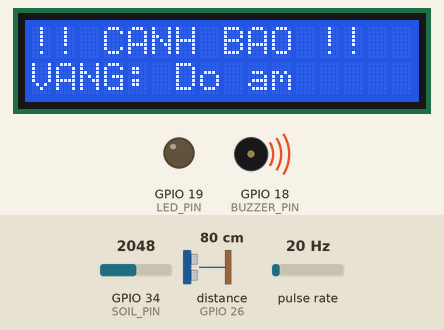
Recording of a sketch running on a simulated ESP32. Shown: 16×2 character LCD, output pins drawn as LEDs (lit = HIGH), buzzer (waves = sounding, pin HIGH). Wiring (inferred from the names in the program): ultrasonic range finder: trigger GPIO 25; echo GPIO 26; pulse sensor: data GPIO 27. Dashed ring = blinking. The inputs (shaded band) are chosen by the test bench; at power-on: pulse rate 20 Hz, GPIO 34 (SOIL_PIN) = 2048, distance to the obstacle (sensor on GPIO 26) 80 cm. The echo pulse lasts 58.3 µs per cm; WiFi joins after 1.5 s; servers stay silent unless stated; uploads are accepted with an empty reply; pins used as bus, display or sensor lines are not drawn; what the sketch prints to the serial monitor is not drawn.

Above: at 4.0 s.
4.1 s: pulse rate (sensor on GPIO 27) set to 150 Hz
At 6.32 s:
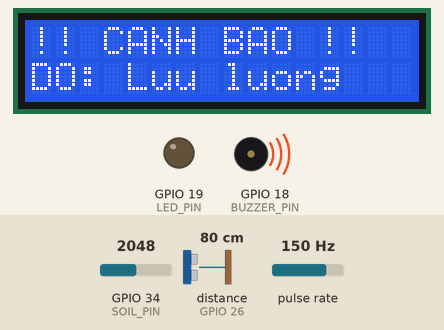
7.5 s: GPIO 34 (SOIL_PIN) set to 1788
At 9.32 s:
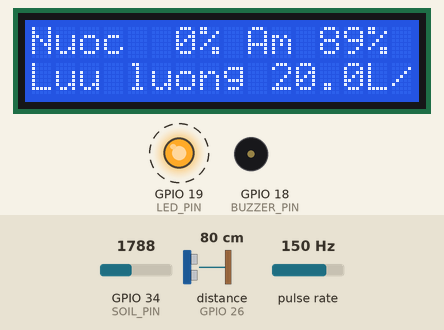
9.9 s: GPIO 34 (SOIL_PIN) set to 1693
At 12.32 s:
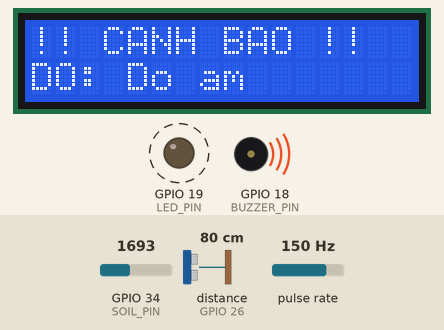
12.5 s: pulse rate (sensor on GPIO 27) set to 4 Hz
At 14.32 s:
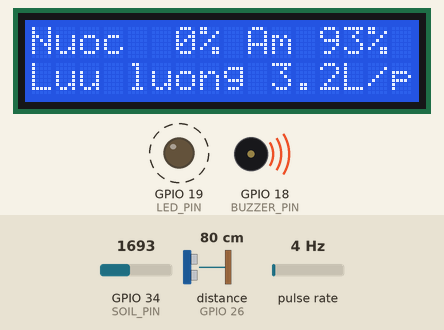
15.5 s: GPIO 34 (SOIL_PIN) set to 2866
At 16.7 s:
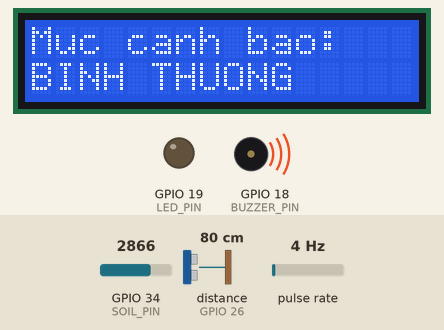
19.6 s: pulse rate (sensor on GPIO 27) set to 72 Hz
At 21.2 s:
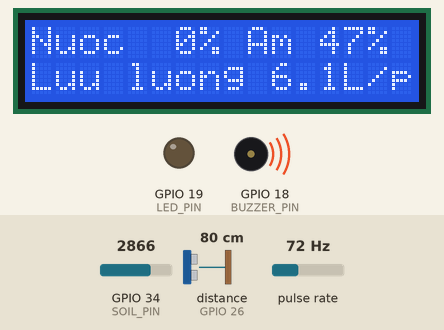
22.9 s: pulse rate (sensor on GPIO 27) set to 77 Hz
Timing chart, 0 to 27.5 s (numbered marks = the images above; inputs shaded):
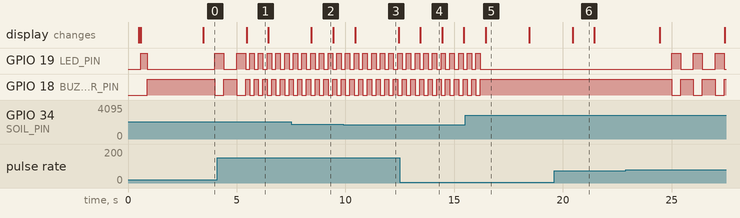

Measured:
- the behaviour switches between 1760 and 1759 on GPIO 34 (SOIL_PIN) (found by bisection; images 2 and 3)
- after the input at 4.1 s, the display: changes after 1.3 s (image 1)
- after the input at 7.5 s, the display: changes after 0.93 s (image 2)
- after the input at 9.9 s, the display: changes after 0.54 s (image 3)
- after the input at 12.5 s, the display: changes after 0.95 s (image 4)
- after the input at 15.5 s, GPIO 19 (LED_PIN): goes on until 16.2 s, then stays LOW; GPIO 18 (BUZZER_PIN): goes on until 16.2 s, then stays HIGH; the display: changes after 0.95 s (image 5)
- after the input at 19.6 s, the display: changes after 0.85 s (image 6)
- after the input at 22.9 s, GPIO 19 (LED_PIN): alternates HIGH for 0.41 s and LOW for 0.59 s, starting after 2.1 s; GPIO 18 (BUZZER_PIN): alternates HIGH for 0.59 s and LOW for 0.41 s, starting after 2.1 s

The sketch:

firmware.ino
```cpp
/*
  ESP32: Trạm đo lũ - HC-SR04 (mực nước) + YF-S201 (lưu lượng) + độ ẩm đất (LM393)
         + LCD 1602 I2C hiển thị + đèn LED và còi báo động

  - Đo mỗi giây, in 1 dòng ra Serial Monitor (115200 baud) và hiển thị lên LCD
  - Mực nước: D lọc trung bình động N mẫu, H_nuoc = H_tram - D_loc
  - Cảnh báo mực nước: H_nuoc >= 4 cm -> VÀNG, H_nuoc >= 8 cm -> ĐỎ
  - Cảnh báo độ ẩm đất và lưu lượng theo ngưỡng trong config.h
  - Mức cảnh báo chung = mức cao nhất trong 3 cảm biến
  - Đèn LED và còi: VÀNG nháy chậm + bíp ngắn, ĐỎ nháy nhanh
  - Gửi HTTP POST JSON về web server khi đổi mức cảnh báo và định kỳ 5 giây/lần

  Mở file này trong Arduino IDE. Thư mục chứa nó phải tên là "firmware"
  (trùng tên file firmware.ino). Code web server/giao diện nằm riêng ở ../web.

  Cấu trúc file (Arduino IDE tự mở thành các tab, nạp từ tab này là nạp hết):
    config.h        - chân GPIO, WiFi/server, mọi hằng số
    measurement.h   - enum Level, struct Measurement
    water_level.*   - HC-SR04, bộ lọc trung bình động, mực nước, mức cảnh báo
    flow.*          - YF-S201, ngắt đếm xung, lưu lượng
    soil.*          - độ ẩm đất
    uplink.*        - WiFi + HTTP POST JSON lên server
    display.*       - in Serial + hiển thị LCD 1602 I2C
    alarm.*         - cảnh báo 3 cảm biến + đèn LED + còi báo động

  Đấu nối:
  - HC-SR04  : VCC -> VIN(5V), GND -> GND, TRIG -> GPIO 25, ECHO -> chia áp 1k/2k -> GPIO 26
  - YF-S201  : đỏ -> VIN(5V), đen -> GND, vàng -> chia áp 1k/2k -> GPIO 27
  - Độ ẩm đất: VCC -> 3V3, GND -> GND, AO -> GPIO 34
  - LCD 1602 I2C: VCC -> VIN(5V), GND -> GND, SDA -> GPIO 21, SCL -> GPIO 22
  - Module LED: VCC -> 5V, GND -> GND, IN -> GPIO 19
  - Module còi : VCC -> 3V3, GND -> GND, I/O -> GPIO 18
*/

#include "config.h"
#include "measurement.h"
#include "water_level.h"
#include "flow.h"
#include "soil.h"
#include "uplink.h"
#include "display.h"
#include "alarm.h"

// Chỉ loop() dùng các biến này
unsigned long lastTime     = 0;
unsigned long lastReport   = 0;
bool          reportedOnce = false;

// ===================== SETUP =====================
void setup() {
  Serial.begin(115200);
  delay(500);

  displayInit();        // khởi tạo LCD 1602 I2C
  alarmInit();          // khởi tạo đèn + còi (tự bíp thử 0,3 giây)
  waterLevelInit();
  flowInit();
  uplinkInit();

  lastTime = millis();
  Serial.println("San sang: HC-SR04 + YF-S201 + do am dat");
}

// ===================== LOOP =====================
void loop() {
  unsigned long now = millis();
  uplinkMaintain(now);
  alarmUpdate(now);           // SỬA: chỉ truyền now, phải đặt trước dòng return bên dưới

  unsigned long elapsed = now - lastTime;
  if (elapsed < INTERVAL_MS) return;
  lastTime = now;

  Measurement m;
  flowUpdate(elapsed, m);     // 1) lưu lượng
  waterLevelUpdate(m);        // 2) khoảng cách -> D_loc -> H_nuoc -> mức cảnh báo nước
  soilUpdate(m);              // 3) độ ẩm đất
  alarmEvaluate(m);           // 4) tính mức cảnh báo của cả 3 cảm biến + kích đèn/còi
  m.level = (Level)alarmMucTong(); // gộp mức cảnh báo chung (cao nhất trong 3 cảm biến)
  printStatus(m);             // 5) in Serial + cập nhật LCD

  if (!m.filterReady && alarmMucTong() == 0) return; // chưa đủ N mẫu và chưa có cảnh báo: chưa gửi

  // 6) Gửi ngay khi đổi mức cảnh báo chung (mực nước, độ ẩm, lưu lượng; kể cả hạ mức)
  if (m.level != waterLevelCurrent()) {
    Serial.printf("Doi muc canh bao: %s -> %s (%s)\n",
                  levelLabel(waterLevelCurrent()), levelLabel(m.level), alarmNguon());
    waterLevelCommit(m.level);
    sendToServer("alert", m);
  }

  // 7) Báo cáo định kỳ (lần đầu ngay khi bộ lọc đầy)
  if (!reportedOnce || millis() - lastReport >= REPORT_INTERVAL_MS) {
    reportedOnce = true;
    sendToServer("report", m);
    lastReport   = millis();
  }
}
```

alarm.cpp
```cpp
#include <Arduino.h>
#include "config.h"
#include "alarm.h"

static volatile int sNuoc = 0, sAm = 0, sLL = 0;   // mức từng cảm biến: 0 = BINH THUONG, 1 = VANG, 2 = DO

static void ledWrite(bool on) {
  digitalWrite(LED_PIN, on ? HIGH : LOW);
}

static void buzzerWrite(bool on) {
  bool mucCao = BUZZER_ACTIVE_LOW ? !on : on;
  digitalWrite(BUZZER_PIN, mucCao ? HIGH : LOW);
}

static int phanMuc(float v, float nguongVang, float nguongDo) {
  if (v >= nguongDo)   return 2;
  if (v >= nguongVang) return 1;
  return 0;
}

// Task chạy nền trên ESP32 để đèn + còi luôn nháy/kêu đều kể cả khi WiFi/HTTP đang bận
static void alarmTask(void* pvParameters) {
  for (;;) {
    alarmUpdate(millis());
    vTaskDelay(pdMS_TO_TICKS(20));
  }
}

void alarmInit() {
  pinMode(LED_PIN, OUTPUT);
  pinMode(BUZZER_PIN, OUTPUT);
  ledWrite(false);
  buzzerWrite(false);

  // Tự kiểm tra lúc khởi động: đèn sáng và còi bíp 0,3 giây
  ledWrite(true);
  buzzerWrite(true);
  delay(300);
  ledWrite(false);
  buzzerWrite(false);

  xTaskCreate(alarmTask, "alarmTask", 2048, NULL, 1, NULL);
}

// Tính mức cảnh báo của từng cảm biến, gọi mỗi lần đo xong
void alarmEvaluate(const Measurement& m) {
  // Mực nước: nếu bộ lọc đã đủ mẫu thì dùng m.level (có trễ), nếu mới đo thì so ngưỡng trực tiếp
  if (m.filterReady) {
    sNuoc = (m.level == RED) ? 2 : ((m.level == YELLOW) ? 1 : 0);
  } else {
    sNuoc = (m.dLoc > 0) ? phanMuc(m.hNuoc, YELLOW_CM, RED_CM) : 0;
  }
  sAm = phanMuc(m.soilPercent, SOIL_VANG_PCT, SOIL_DO_PCT);
  sLL = phanMuc(m.flowRate,    FLOW_VANG_LPM, FLOW_DO_LPM);

  alarmUpdate(millis());   // cập nhật đèn + còi ngay lập tức
}

int alarmMucNuoc()     { return sNuoc; }
int alarmMucDoAm()     { return sAm; }
int alarmMucLuuLuong() { return sLL; }

// Mức chung = mức cao nhất trong 3 cảm biến
int alarmMucTong() {
  int t = sNuoc;
  if (sAm > t) t = sAm;
  if (sLL > t) t = sLL;
  return t;
}

const char* alarmNhanMuc(int muc) {
  return muc == 2 ? "DO" : (muc == 1 ? "VANG" : "BINH THUONG");
}

// Cảm biến gây ra mức cảnh báo cao nhất (ưu tiên: nước, độ ẩm, lưu lượng)
const char* alarmNguon() {
  int t = alarmMucTong();
  if (t == 0)     return "";
  if (sNuoc == t) return "Nuoc";
  if (sAm == t)   return "Do am";
  return "Luu luong";
}

// BINH THUONG: tắt hết
// VANG: đèn nháy + còi kêu ngắt quãng mỗi 1 giây (sáng/kêu 0,4 giây)
// DO:   đèn và còi nháy/kêu dồn dập (chu kỳ 0,4 giây)
void alarmUpdate(unsigned long now) {
  int muc = alarmMucTong();
  bool led = false, buz = false;

  if (muc == 2) {
    bool phase = (now % 400) < 200;
    led = phase;
    buz = phase;
  } else if (muc == 1) {
    bool phase = (now % 1000) < 400;
    led = phase;
    buz = phase;
  }

  ledWrite(led);
  buzzerWrite(buz);
}
```

alarm.h
```cpp
#ifndef ALARM_H
#define ALARM_H

#include "measurement.h"

void alarmInit();                              // gọi 1 lần trong setup()
void alarmEvaluate(const Measurement& m);      // tính mức từng cảm biến, gọi mỗi lần đo
void alarmUpdate(unsigned long now);           // điều khiển đèn + còi, gọi liên tục trong loop()

// Mức: 0 = BINH THUONG, 1 = VANG, 2 = DO
int         alarmMucNuoc();
int         alarmMucDoAm();
int         alarmMucLuuLuong();
int         alarmMucTong();                    // mức cao nhất trong 3 cảm biến
const char* alarmNhanMuc(int muc);             // "BINH THUONG" / "VANG" / "DO"
const char* alarmNguon();                      // cảm biến gây cảnh báo cao nhất: "Nuoc" / "Do am" / "Luu luong"

#endif
```

display.cpp
```cpp
#include <Arduino.h>
#include <Wire.h>
#include <LiquidCrystal_I2C.h>
#include "config.h"
#include "measurement.h"
#include "display.h"
#include "water_level.h"   // levelLabel()
#include "uplink.h"        // uplinkIsConnected()
#include "alarm.h"         // alarmMucTong(), alarmNhanMuc(), alarmNguon()

static LiquidCrystal_I2C lcd(LCD_ADDR, 16, 2);

// Khởi tạo LCD, gọi 1 lần trong setup()
void displayInit() {
  Wire.begin(LCD_SDA, LCD_SCL);
  lcd.init();
  lcd.backlight();
  lcd.clear();
  lcd.setCursor(0, 0);
  lcd.print("Khoi dong...");
}

// Luân phiên mỗi 3 giây:
//   Trang 1: Nuoc (mực nước %), Am (độ ẩm đất %), Luu luong (L/phút)
//   Trang 2: mức cảnh báo chung (cao nhất trong 3 cảm biến) và cảm biến gây ra
static void lcdShow(const Measurement& m) {
  // Mực nước theo % ngưỡng ĐỎ (100% = chạm ngưỡng ĐỎ), độ ẩm đất theo %
  float nuocPct = constrain(m.hNuoc / RED_CM * 100.0f, 0.0f, 100.0f);
  float amPct   = constrain(m.soilPercent, 0.0f, 100.0f);

  char l1[17], l2[17], tmp[24];
  bool trangCanhBao = ((millis() / 3000) % 2) == 1;   // đổi trang mỗi 3 giây

  if (!trangCanhBao) {
    // Trang 1: mực nước, độ ẩm, lưu lượng
    snprintf(tmp, sizeof(tmp), "Nuoc%3.0f%% Am%3.0f%%", nuocPct, amPct);
    snprintf(l1, sizeof(l1), "%-16.16s", tmp);
    snprintf(tmp, sizeof(tmp), "Luu luong %.1fL/p", m.flowRate);
    snprintf(l2, sizeof(l2), "%-16.16s", tmp);
  } else {
    // Trang 2: mức cảnh báo chung và cảm biến gây ra
    int tong = alarmMucTong();
    if (tong == 0) {
      snprintf(l1, sizeof(l1), "%-16.16s", "Muc canh bao:");
      snprintf(l2, sizeof(l2), "%-16.16s", m.filterReady ? "BINH THUONG" : "Khoi dong");
    } else {
      snprintf(l1, sizeof(l1), "%-16.16s", "!! CANH BAO !!");
      snprintf(tmp, sizeof(tmp), "%s: %s", alarmNhanMuc(tong), alarmNguon());
      snprintf(l2, sizeof(l2), "%-16.16s", tmp);
    }
  }

  lcd.setCursor(0, 0); lcd.print(l1);
  lcd.setCursor(0, 1); lcd.print(l2);
}

void printStatus(const Measurement& m) {
  Serial.print("D_raw: ");
  if (m.dRaw < 0) Serial.print("--"); else Serial.print(m.dRaw, 1);
  Serial.print(" | D_loc: ");
  if (m.dLoc < 0) Serial.print("--"); else Serial.print(m.dLoc, 1);
  Serial.print(" cm | H_nuoc: ");
  Serial.print(m.hNuoc, 1);
  Serial.print(" cm | Muc: ");
  Serial.print(m.filterReady ? levelLabel(m.level) : "(dang khoi dong)");

  Serial.print(" | Luu luong: ");
  Serial.print(m.flowRate, 2);
  Serial.print(" L/phut (");
  Serial.print(m.totalLitres, 3);
  Serial.print(" L)");

  Serial.print(" | Do am dat: ");
  Serial.print(m.soilPercent, 1);
  Serial.print(" % (ADC ");
  Serial.print(m.soilRaw);
  Serial.print(")");

  Serial.print(" | Canh bao chung: ");
  Serial.print(alarmNhanMuc(alarmMucTong()));
  if (alarmMucTong() > 0) {
    Serial.print(" (");
    Serial.print(alarmNguon());
    Serial.print(")");
  }

  Serial.print(" | WiFi: ");
  Serial.println(uplinkIsConnected() ? "OK" : "--");

  lcdShow(m);   // cập nhật LCD cùng lúc với Serial
}
```

display.h
```cpp
#ifndef DISPLAY_H
#define DISPLAY_H
// ============================================================
//  display.h - In số liệu ra Serial Monitor và hiển thị lên LCD 1602 I2C
// ============================================================
#include "measurement.h"

void displayInit();                       // khởi tạo LCD, gọi 1 lần trong setup()
void printStatus(const Measurement& m);   // in Serial và cập nhật LCD

#endif
```

flow.cpp
```cpp
#include <Arduino.h>
#include "config.h"
#include "flow.h"

// ---------------------- TRẠNG THÁI NỘI BỘ ----------------------
static volatile unsigned long pulseCount = 0;
static portMUX_TYPE mux = portMUX_INITIALIZER_UNLOCKED;
static float totalLitres = 0.0;

// ---------------------- NGẮT ĐẾM XUNG ----------------------
static void IRAM_ATTR onPulse() {
  portENTER_CRITICAL_ISR(&mux);
  pulseCount = pulseCount + 1;   // mỗi cạnh xuống của YF-S201 = 1 xung
  portEXIT_CRITICAL_ISR(&mux);
}

// ---------------------- API ----------------------
void flowInit() {
  pinMode(FLOW_PIN, INPUT_PULLUP);
  attachInterrupt(digitalPinToInterrupt(FLOW_PIN), onPulse, FALLING);
}

// - Đếm số xung trong khoảng elapsed (~1 giây) -> tần số f (Hz)
// - f = 7.5 x Q  =>  Q = f / 7.5  (lít/phút)
// Chia cho elapsed thực tế thay vì giả định đúng 1000 ms, vì pulseIn()
// và HTTP POST có thể làm chu kỳ dài hơn 1 giây một chút.
void flowUpdate(unsigned long elapsedMs, Measurement& m) {
  portENTER_CRITICAL(&mux);
  unsigned long pulses = pulseCount;             // số xung đếm được trong chu kỳ
  pulseCount = 0;
  portEXIT_CRITICAL(&mux);

  float f = pulses * 1000.0 / elapsedMs;         // tần số xung (Hz) = xung / giây
  m.flowRate = f / FLOW_K;                       // Q (L/phút) = f / 7.5

  totalLitres += (m.flowRate / 60.0) * (elapsedMs / 1000.0);   // L/phút -> L/giây x giây
  m.totalLitres = totalLitres;
}
```

flow.h
```cpp
#ifndef FLOW_H
#define FLOW_H
// ============================================================
//  flow.h - YF-S201: đếm xung bằng ngắt, tính lưu lượng Q = f / 7.5
// ============================================================
#include "measurement.h"

void flowInit();                                          // cấu hình chân + gắn ngắt
void flowUpdate(unsigned long elapsedMs, Measurement& m); // tính f, Q và tổng lít cho chu kỳ vừa qua

#endif
```

measurement.h
```cpp
#ifndef MEASUREMENT_H
#define MEASUREMENT_H
// ============================================================
//  measurement.h - Kiểu dữ liệu dùng chung giữa các module
// ============================================================

// Mức cảnh báo lũ
enum Level { NORMAL = 0, YELLOW = 1, RED = 2 };

// Toàn bộ số liệu của một chu kỳ đo (1 giây)
struct Measurement {
  // HC-SR04 / mực nước
  float dRaw        = -1;      // khoảng cách thô D_n (cm), -1 = mất echo
  float dLoc        = -1;      // khoảng cách đã lọc D_loc (cm), -1 = chưa có mẫu
  float hNuoc       = 0;       // mực nước H_nuoc = H_tram - D_loc (cm)
  Level level       = NORMAL;  // mức cảnh báo tính được trong chu kỳ này
  bool  filterReady = false;   // bộ lọc đã đủ N mẫu chưa

  // YF-S201
  float flowRate    = 0;       // Q (L/phút)
  float totalLitres = 0;       // tổng lít tích lũy

  // Độ ẩm đất
  int   soilRaw     = 0;       // ADC
  float soilPercent = 0;       // W (%)
};

#endif
```

soil.cpp
```cpp
#include <Arduino.h>
#include "config.h"
#include "soil.h"

// Đọc ADC 10 lần rồi lấy trung bình để giảm nhiễu
static int readSoilRaw() {
  long sum = 0;
  for (int i = 0; i < 10; i++) {
    sum += analogRead(SOIL_PIN);
    delay(2);
  }
  return sum / 10;
}

// Quy đổi ADC -> độ ẩm đất W (%):
//   W = (ADC_kho - ADC) / (ADC_kho - ADC_uot) x 100
// Kết quả giới hạn trong [0, 100] vì ADC thực tế có thể vượt ra ngoài hai mốc hiệu chuẩn.
static float soilPercentFromAdc(int adc) {
  float w = (float)(ADC_KHO - adc) / (float)(ADC_KHO - ADC_UOT) * 100.0;
  if (w < 0)   w = 0;
  if (w > 100) w = 100;
  return w;
}

// ---------------------- API ----------------------
void soilUpdate(Measurement& m) {
  m.soilRaw     = readSoilRaw();
  m.soilPercent = soilPercentFromAdc(m.soilRaw);
}
```

soil.h
```cpp
#ifndef SOIL_H
#define SOIL_H
// ============================================================
//  soil.h - Độ ẩm đất: đọc ADC và quy đổi ra W (%)
// ============================================================
#include "measurement.h"

void soilUpdate(Measurement& m);   // đọc ADC (trung bình 10 lần) -> W (%)

#endif
```

uplink.cpp
```cpp
#include <Arduino.h>
#include <WiFi.h>
#include <HTTPClient.h>
#include "config.h"
#include "uplink.h"
#include "water_level.h"   // levelName()
#include "alarm.h"         // alarmMucNuoc(), alarmMucDoAm(), alarmMucLuuLuong()

static unsigned long lastWifiRetry = 0;

// ---------------------- WIFI ----------------------
void uplinkInit() {
  WiFi.mode(WIFI_STA);
  WiFi.begin(WIFI_SSID, WIFI_PASS);
  Serial.print("Ket noi WiFi");
  unsigned long start = millis();
  while (WiFi.status() != WL_CONNECTED && millis() - start < 15000) {
    delay(500);
    Serial.print(".");
  }
  if (WiFi.status() == WL_CONNECTED) {
    Serial.print(" OK, IP: ");
    Serial.println(WiFi.localIP());
  } else {
    Serial.println(" that bai, se thu lai trong loop()");
  }
}

void uplinkMaintain(unsigned long now) {
  if (WiFi.status() != WL_CONNECTED && now - lastWifiRetry >= WIFI_RETRY_MS) {
    lastWifiRetry = now;
    Serial.println("WiFi mat ket noi, thu lai...");
    WiFi.reconnect();
  }
}

bool uplinkIsConnected() {
  return WiFi.status() == WL_CONNECTED;
}

// ---------------------- HTTP POST JSON ----------------------
bool sendToServer(const char* event, const Measurement& m) {
  if (!uplinkIsConnected()) {
    Serial.printf("POST %s bo qua: chua co WiFi\n", event);
    return false;
  }

  String body = String("{\"event\":\"") + event +
                "\",\"level\":\"" + levelName(m.level) +
                "\",\"water_level\":\"" + levelName((Level)alarmMucNuoc()) +
                "\",\"flow_level\":\"" + levelName((Level)alarmMucLuuLuong()) +
                "\",\"soil_level\":\"" + levelName((Level)alarmMucDoAm()) +
                "\",\"h_nuoc_cm\":" + String(m.hNuoc, 1) +
                ",\"d_loc_cm\":" + String(m.dLoc, 1) +
                ",\"h_tram_cm\":" + String(H_TRAM_CM, 1) +
                ",\"flow_lpm\":" + String(m.flowRate, 2) +
                ",\"total_l\":" + String(m.totalLitres, 3) +
                ",\"soil_pct\":" + String(m.soilPercent, 1) + "}";

  HTTPClient http;
  http.begin(SERVER_URL);
  http.addHeader("Content-Type", "application/json");
  http.setTimeout(1500);
  int code = http.POST(body);
  http.end();

  Serial.printf("POST %s -> %d\n", event, code);
  return code > 0 && code < 300;
}
```

uplink.h
```cpp
#ifndef UPLINK_H
#define UPLINK_H
// ============================================================
//  uplink.h - WiFi và gửi HTTP POST JSON lên web server
//  (không đặt tên network.h vì trùng Network.h của core ESP32)
// ============================================================
#include "measurement.h"

void uplinkInit();                       // kết nối WiFi lần đầu (chờ tối đa 15 s, không treo)
void uplinkMaintain(unsigned long now);  // tự kết nối lại nếu rớt, không chặn
bool uplinkIsConnected();

// event: "alert" (đổi mức cảnh báo) hoặc "report" (định kỳ)
bool sendToServer(const char* event, const Measurement& m);

#endif
```

water_level.h
```cpp
#ifndef WATER_LEVEL_H
#define WATER_LEVEL_H
// ============================================================
//  water_level.h - HC-SR04: đo khoảng cách, lọc trung bình động,
//                  tính mực nước và mức cảnh báo
// ============================================================
#include "measurement.h"

void  waterLevelInit();                  // cấu hình chân TRIG/ECHO
void  waterLevelUpdate(Measurement& m);  // đo 1 mẫu -> D_loc -> H_nuoc -> mức cảnh báo
Level waterLevelCurrent();               // mức cảnh báo đang có hiệu lực
void  waterLevelCommit(Level l);         // chốt mức mới (gọi sau khi đã gửi alert)

const char* levelName(Level l);          // "normal" | "yellow" | "red"  (dùng trong JSON)
const char* levelLabel(Level l);         // "BINH THUONG" | "VANG" | "DO" (dùng in Serial)

#endif
```

Source omitted: water_level.cpp (3415 bytes), config.h (2993 bytes)
